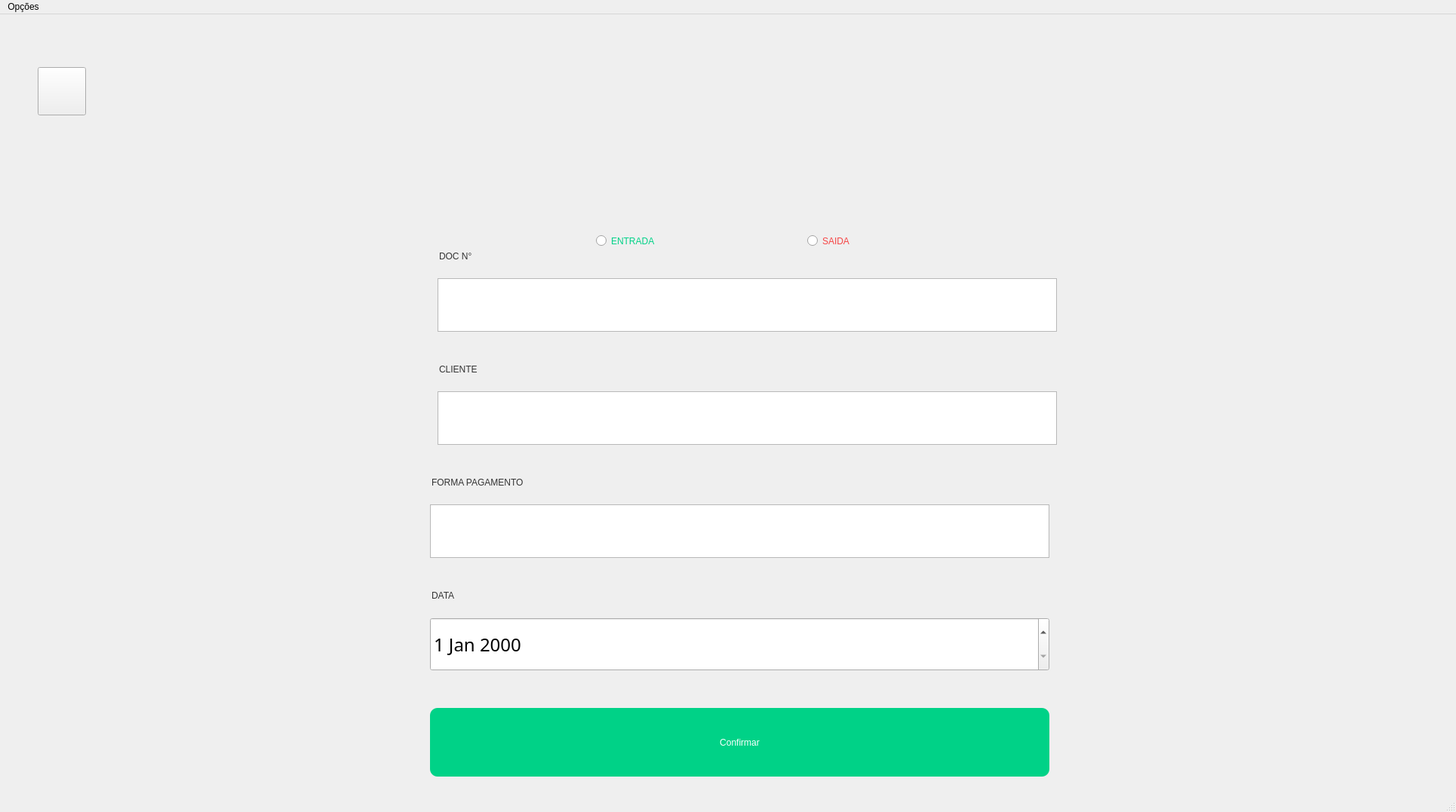
<?xml version="1.0" encoding="UTF-8"?>
<ui version="4.0">
 <class>MainWindow</class>
 <widget class="QMainWindow" name="MainWindow">
  <property name="geometry">
   <rect>
    <x>0</x>
    <y>0</y>
    <width>1930</width>
    <height>1077</height>
   </rect>
  </property>
  <property name="windowTitle">
   <string>MainWindow</string>
  </property>
  <widget class="QWidget" name="home_widget">
   <widget class="QTextEdit" name="textEdit_Doc">
    <property name="geometry">
     <rect>
      <x>580</x>
      <y>350</y>
      <width>821</width>
      <height>71</height>
     </rect>
    </property>
   </widget>
   <widget class="QLineEdit" name="lineEdit_mes_header_2">
    <property name="geometry">
     <rect>
      <x>580</x>
      <y>290</y>
      <width>301</width>
      <height>61</height>
     </rect>
    </property>
    <property name="layoutDirection">
     <enum>Qt::LeftToRight</enum>
    </property>
    <property name="styleSheet">
     <string notr="true">background-color: transparent;
font: 22pt &quot;Sans Serif Collection&quot;;
color: rgb(51, 51, 51);



border:none;
</string>
    </property>
    <property name="text">
     <string>DOC N°</string>
    </property>
    <property name="alignment">
     <set>Qt::AlignLeading|Qt::AlignLeft|Qt::AlignVCenter</set>
    </property>
   </widget>
   <widget class="QLineEdit" name="lineEdit_mes_header_3">
    <property name="geometry">
     <rect>
      <x>580</x>
      <y>440</y>
      <width>301</width>
      <height>61</height>
     </rect>
    </property>
    <property name="layoutDirection">
     <enum>Qt::LeftToRight</enum>
    </property>
    <property name="styleSheet">
     <string notr="true">background-color: transparent;
font: 22pt &quot;Sans Serif Collection&quot;;
color: rgb(51, 51, 51);



border:none;
</string>
    </property>
    <property name="text">
     <string>CLIENTE</string>
    </property>
    <property name="alignment">
     <set>Qt::AlignLeading|Qt::AlignLeft|Qt::AlignVCenter</set>
    </property>
   </widget>
   <widget class="QTextEdit" name="textEdit_Cliente">
    <property name="geometry">
     <rect>
      <x>580</x>
      <y>500</y>
      <width>821</width>
      <height>71</height>
     </rect>
    </property>
   </widget>
   <widget class="QTextEdit" name="textEdit_formaPagamento">
    <property name="geometry">
     <rect>
      <x>570</x>
      <y>650</y>
      <width>821</width>
      <height>71</height>
     </rect>
    </property>
   </widget>
   <widget class="QLineEdit" name="lineEdit_mes_header_4">
    <property name="geometry">
     <rect>
      <x>570</x>
      <y>590</y>
      <width>301</width>
      <height>61</height>
     </rect>
    </property>
    <property name="layoutDirection">
     <enum>Qt::LeftToRight</enum>
    </property>
    <property name="styleSheet">
     <string notr="true">background-color: transparent;
font: 22pt &quot;Sans Serif Collection&quot;;
color: rgb(51, 51, 51);



border:none;
</string>
    </property>
    <property name="text">
     <string>FORMA PAGAMENTO</string>
    </property>
    <property name="alignment">
     <set>Qt::AlignLeading|Qt::AlignLeft|Qt::AlignVCenter</set>
    </property>
   </widget>
   <widget class="QDateEdit" name="dateEdit">
    <property name="geometry">
     <rect>
      <x>570</x>
      <y>800</y>
      <width>821</width>
      <height>71</height>
     </rect>
    </property>
    <property name="font">
     <font>
      <family>Sans Serif Collection</family>
      <pointsize>18</pointsize>
     </font>
    </property>
    <property name="layoutDirection">
     <enum>Qt::LeftToRight</enum>
    </property>
   </widget>
   <widget class="QLineEdit" name="lineEdit_mes_header_5">
    <property name="geometry">
     <rect>
      <x>570</x>
      <y>740</y>
      <width>301</width>
      <height>61</height>
     </rect>
    </property>
    <property name="layoutDirection">
     <enum>Qt::LeftToRight</enum>
    </property>
    <property name="styleSheet">
     <string notr="true">background-color: transparent;
font: 22pt &quot;Sans Serif Collection&quot;;
color: rgb(51, 51, 51);



border:none;
</string>
    </property>
    <property name="text">
     <string>DATA</string>
    </property>
    <property name="alignment">
     <set>Qt::AlignLeading|Qt::AlignLeft|Qt::AlignVCenter</set>
    </property>
   </widget>
   <widget class="QPushButton" name="pushButton">
    <property name="geometry">
     <rect>
      <x>570</x>
      <y>920</y>
      <width>821</width>
      <height>91</height>
     </rect>
    </property>
    <property name="styleSheet">
     <string notr="true">background-color: rgb(0, 210, 135);
color: rgb(255, 255, 255);
font: 20pt &quot;Sans Serif Collection&quot;;
border-radius:10px;</string>
    </property>
    <property name="text">
     <string>Confirmar</string>
    </property>
   </widget>
   <widget class="QPushButton" name="pushButton_voltar">
    <property name="geometry">
     <rect>
      <x>50</x>
      <y>70</y>
      <width>64</width>
      <height>64</height>
     </rect>
    </property>
    <property name="cursor">
     <cursorShape>PointingHandCursor</cursorShape>
    </property>
    <property name="styleSheet">
     <string notr="true">border-image: url(:/images_home/voltar.png);</string>
    </property>
    <property name="text">
     <string/>
    </property>
   </widget>
   <widget class="QRadioButton" name="radioButton_entrada">
    <property name="geometry">
     <rect>
      <x>790</x>
      <y>290</y>
      <width>131</width>
      <height>21</height>
     </rect>
    </property>
    <property name="styleSheet">
     <string notr="true">font: 16pt &quot;Sans Serif Collection&quot;;
color: rgb(0, 210, 135);</string>
    </property>
    <property name="text">
     <string>ENTRADA</string>
    </property>
   </widget>
   <widget class="QRadioButton" name="radioButton_saida">
    <property name="geometry">
     <rect>
      <x>1070</x>
      <y>290</y>
      <width>111</width>
      <height>21</height>
     </rect>
    </property>
    <property name="styleSheet">
     <string notr="true">font: 16pt &quot;Sans Serif Collection&quot;;
color: rgb(246, 68, 68);</string>
    </property>
    <property name="text">
     <string>SAIDA</string>
    </property>
   </widget>
  </widget>
  <widget class="QMenuBar" name="menu_opcoes">
   <property name="geometry">
    <rect>
     <x>0</x>
     <y>0</y>
     <width>1930</width>
     <height>21</height>
    </rect>
   </property>
   <widget class="QMenu" name="menu_opcoes_item0">
    <property name="title">
     <string>Opções</string>
    </property>
    <addaction name="actionProcurar"/>
    <addaction name="actionCadastrar"/>
    <addaction name="actionApagar"/>
    <addaction name="actionAtualizar"/>
    <addaction name="actionVer_Meses"/>
    <addaction name="actionNovo_mes"/>
    <addaction name="actionFechar_mes"/>
    <addaction name="actionDetalhes_do_Saldo"/>
    <addaction name="actionFechamento_do_Dia"/>
   </widget>
   <addaction name="menu_opcoes_item0"/>
  </widget>
  <widget class="QStatusBar" name="statusbar"/>
  <action name="actionProcurar">
   <property name="icon">
    <iconset resource="images_home/images_home.qrc">
     <normaloff>:/images_home/buscar.png</normaloff>:/images_home/buscar.png</iconset>
   </property>
   <property name="text">
    <string>Procurar</string>
   </property>
  </action>
  <action name="actionCadastrar">
   <property name="icon">
    <iconset resource="images_home/images_home.qrc">
     <normaloff>:/images_home/create.png</normaloff>:/images_home/create.png</iconset>
   </property>
   <property name="text">
    <string>Cadastrar</string>
   </property>
  </action>
  <action name="actionApagar">
   <property name="icon">
    <iconset resource="images_home/images_home.qrc">
     <normaloff>:/images_home/delete.png</normaloff>:/images_home/delete.png</iconset>
   </property>
   <property name="text">
    <string>Apagar</string>
   </property>
  </action>
  <action name="actionAtualizar">
   <property name="icon">
    <iconset resource="images_home/images_home.qrc">
     <normaloff>:/images_home/refresh.png</normaloff>:/images_home/refresh.png</iconset>
   </property>
   <property name="text">
    <string>Atualizar</string>
   </property>
  </action>
  <action name="actionVer_Meses">
   <property name="icon">
    <iconset resource="images_home/images_home.qrc">
     <normaloff>:/images_home/olhinho.png</normaloff>:/images_home/olhinho.png</iconset>
   </property>
   <property name="text">
    <string>Ver Meses</string>
   </property>
  </action>
  <action name="actionNovo_mes">
   <property name="icon">
    <iconset resource="images_home/images_home.qrc">
     <normaloff>:/images_home/novo_mes.png</normaloff>:/images_home/novo_mes.png</iconset>
   </property>
   <property name="text">
    <string>Novo Mês</string>
   </property>
  </action>
  <action name="actionFechar_mes">
   <property name="icon">
    <iconset resource="images_home/images_home.qrc">
     <normaloff>:/images_home/fechar_mes.png</normaloff>:/images_home/fechar_mes.png</iconset>
   </property>
   <property name="text">
    <string>Fechar Mês</string>
   </property>
  </action>
  <action name="actionDetalhes_do_Saldo">
   <property name="icon">
    <iconset resource="images_home/images_home.qrc">
     <normaloff>:/images_home/saldo.png</normaloff>:/images_home/saldo.png</iconset>
   </property>
   <property name="text">
    <string>Detalhes do Saldo</string>
   </property>
  </action>
  <action name="actionFechamento_do_Dia">
   <property name="icon">
    <iconset resource="images_home/images_home.qrc">
     <normaloff>:/images_home/fechamento_dia.png</normaloff>:/images_home/fechamento_dia.png</iconset>
   </property>
   <property name="text">
    <string>Fechamento do Dia</string>
   </property>
  </action>
 </widget>
 <resources>
  <include location="images_home/images_home.qrc"/>
 </resources>
 <connections/>
</ui>
